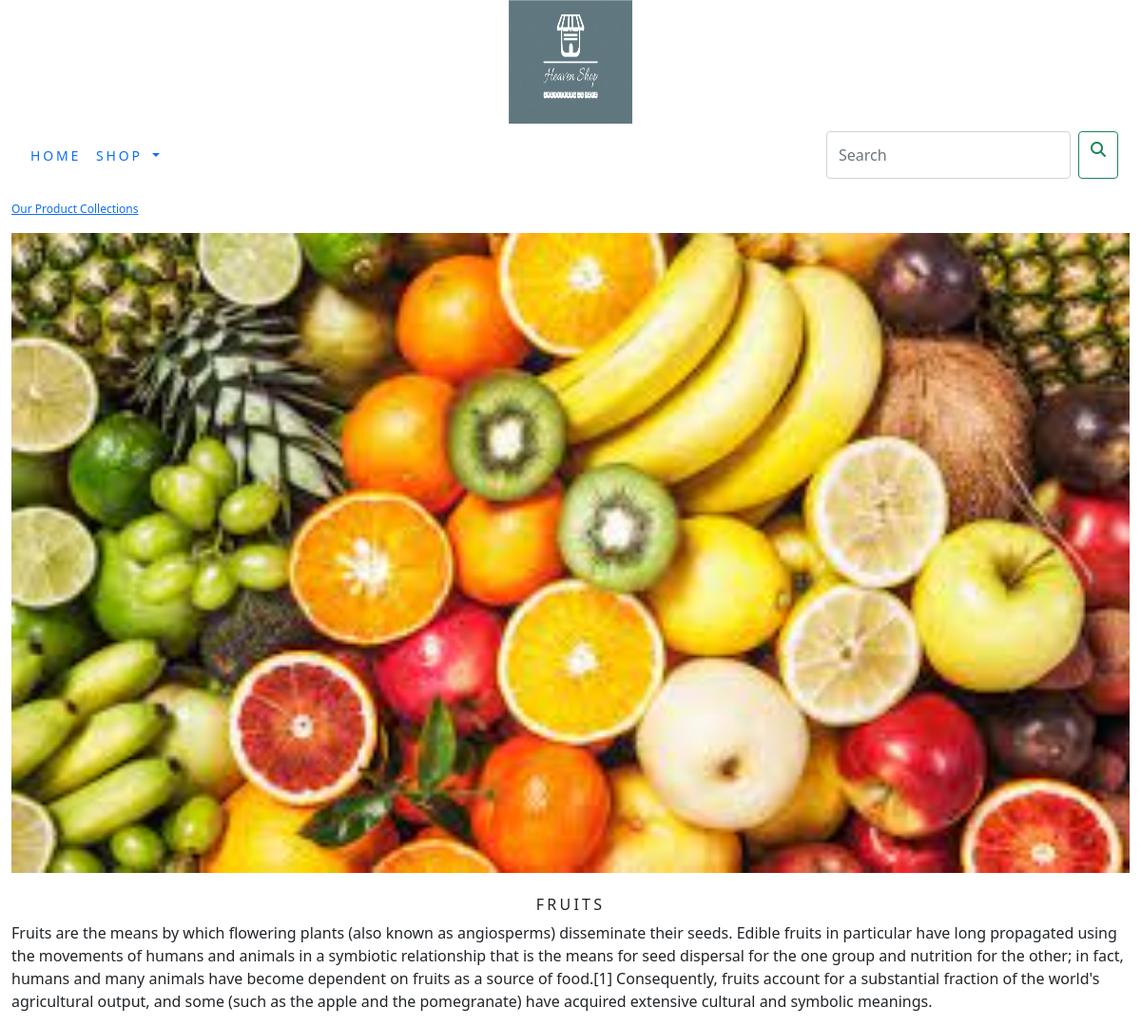
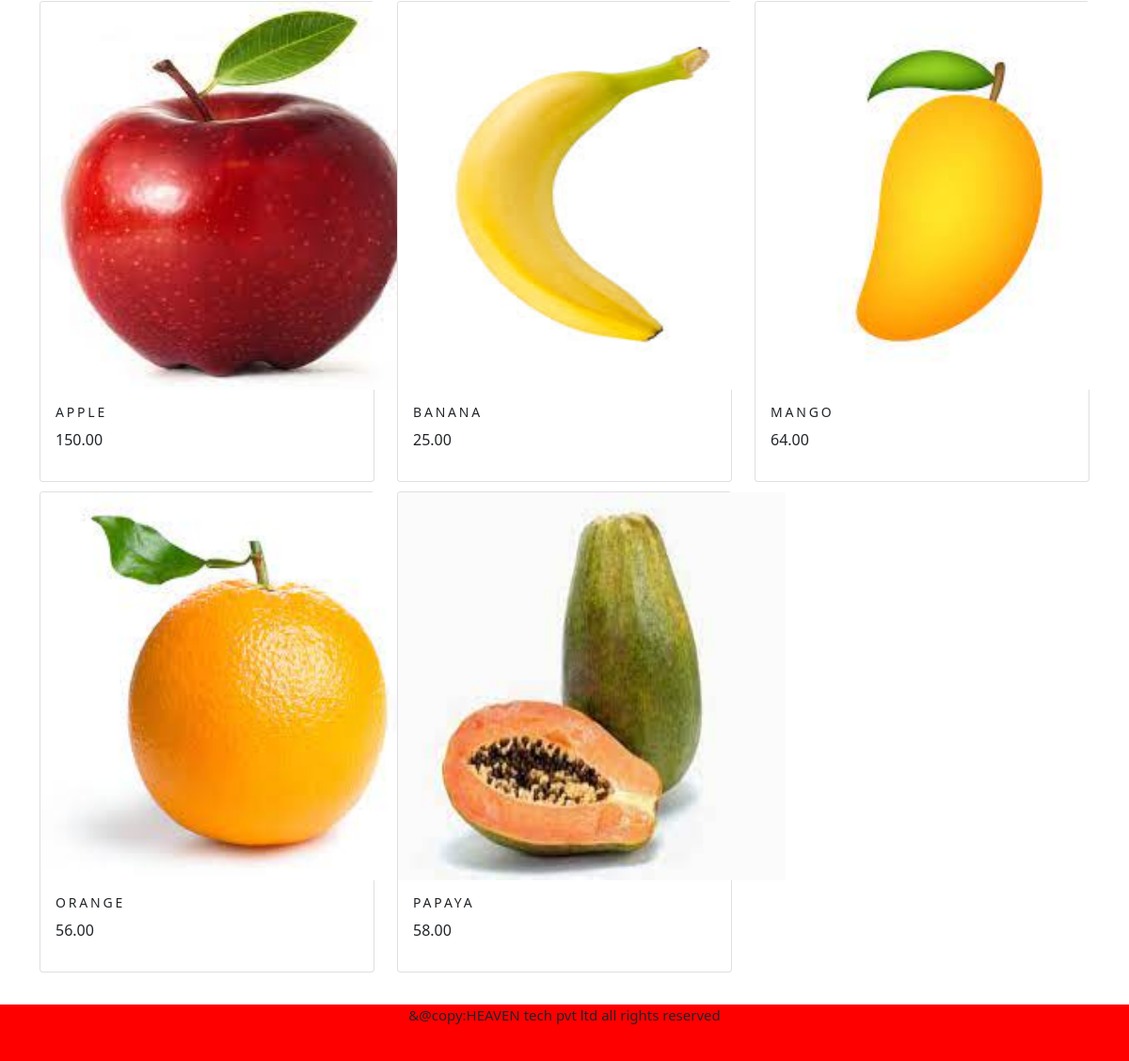
The app's page /shop/fruits/ with its own data (2 pictures, top to bottom).
### shop/models.py (models this page shows, shortened)
class Category(models.Model):
    name=models.CharField(max_length=250,unique=True)
    slug=models.SlugField(max_length=250,unique=True)
    description=models.TextField(blank=True)
    image=models.ImageField(upload_to='category',blank=True)
    class Meta:
        ordering=('name',)
        verbose_name='category'
        verbose_name_plural='categories'
    def get_url(self):
        return reverse('shop:products_by_category', args=[self.slug])

class Product(models.Model):
    name=models.CharField(max_length=250,unique=True)
    slug=models.SlugField(max_length=250,unique=True)
    description=models.TextField(blank=True)
    price=models.DecimalField(max_digits=10,decimal_places=2)
    category=models.ForeignKey(Category,on_delete=models.CASCADE)
    image=models.ImageField(upload_to='product',blank=True)
    stock=models.IntegerField()
    available=models.BooleanField(default=True)
    created=models.DateTimeField(auto_now_add=True)
    updated=models.DateTimeField(auto_now=True)
    def get_url(self):
        return reverse('shop:prodCatdetail',args=[self.category.slug,self.slug])
    class Meta:
        ordering = ('name',)
        verbose_name = 'product'
        verbose_name_plural = 'products'

### shop/views.py (the view)
# urls.py: path('',views.allProdCat,name='allProdCat'),
def allProdCat(request,c_slug=None):
    c_page=None
    products_list=None
    if c_slug!=None:
        c_page=get_object_or_404(Category,slug=c_slug)
        products_list=Product.objects.all().filter(category=c_page,available=True)
    else:
        products_list=Product.objects.all().filter(available=True)
    paginator=Paginator(products_list,6)
    try:
        page=int(request.GET.get('page','1'))
    except:
        page=1
    try:
        products=paginator.page(page)
    except (EmptyPage,InvalidPage):
        products=paginator.page(paginator.num_pages)
    return render(request,'category.html',{'category':c_page,'products':products})

### cart/context_processors.py (called while the page is built)
def counter(request):
    item_count=0
    if 'admin' in request.path:
        return {}
    else:
        try:
            cart=Cart.objects.filter(cart_id=_cart_id(request))
            cart_items=CartItem.objects.all().filter(cart=cart[:1])
            for cart_item in cart_items:
                item_count +=cart_item.quantity
        except Cart.DoesNotExist:
            item_count=0
    return dict(item_count=item_count)

### cart/views.py (called while the page is built)
def _cart_id(request):
    cart=request.session.session_key
    if not cart:
        cart=request.session.create()
    return cart

### shop/context_processors.py (called while the page is built)
def menu_links(request):
    links=Category.objects.all()
    return dict(links=links)

### templates/category.html (shortened to what this page needs)
{% extends 'base.html' %}
{% load static %}
{% block content %}
  {% if category %}
    <div>
      <div class="row my_row_class">
        <div class="mx_auto">
        <p><a href="{% url 'shop:allProdCat' %}">Our Product Collections</a> </p>
      </div>
        </div>
    </div>
  {% endif %}
<div class="mx_auto">
  {% if category %}
  <img class="my_image" src="{{category.image.url}}" alt="{{category.name}}">
</div>
<br>
<div>
  <h1 class="text-center my_title">
    {{category.name}}
  </h1>
  <p class="text-justify">
    {{category.description}}
  </p>
</div>
  {% endif %}
</div>
<div class="container">
  <div class="row mx_auto">
    {% for product in products.object_list %}
    <div class="my_bottom_margin col-9 col-sm-12 col-md-4 xol-lg-4">
      <div class="card text-cnter" style="min-width:18rem;">
        <a href="{{product.get_url}}"><img  class="card-img-top my_image" src="{{ product.image.url }}" alt="{{product.name}}" style="width:412px; height:412px;"> </a>
        <div class="card-body">
          <h4>{{product.name}}</h4>
          <p>{{product.price}}</p>
        </div>
      </div>
    </div>
    {% endfor %}
    <div class="mx_auto">
    </div><br>
  </div>
</div>
{% endblock %}

### templates/base.html (shortened to what this page needs)
{% load static %}
<!DOCTYPE html>
<html lang="en">
<head>
    <link rel="stylesheet" href="{% static 'css/custom.css' %}">
    <link href="{% static 'css/bootstrap.min.css' %}" rel="stylesheet">
    <link rel="stylesheet" href="https://cdnjs.cloudflare.com/ajax/libs/font-awesome/5.15.3/css/all.min.css">
</head>
<body>
<div class="container-fluid">
    {% include 'header.html' %}
    {% include 'navbar.html' %}
    {% block content %}
    {% endblock %}
{% include 'footer.html' %}
</body>
</html>

### templates/header.html (shortened to what this page needs)
{% load static %}
<header>
  <center>
      <img src="{% static 'img/logo.png' %}" alt="logoimage" height="130px" width="130px">
  </center>
</header>

### templates/navbar.html (shortened to what this page needs)
<nav class="navbar navbar-expand-lg bg-body-tertiary">
  <div class="container-fluid">
    <div class="collapse navbar-collapse" id="navbarSupportedContent">
      <ul class="navbar-nav me-auto mb-2 mb-lg-0">
        <li class="nav-item">
          <a class="nav-link active" aria-current="page" href="#">Home</a>
        </li>
        <li class="nav-item dropdown {% if 'shop' in request.path %} active {% endif %}">
          <a class="nav-link dropdown-toggle" href="#" role="button" data-bs-toggle="dropdown" aria-expanded="false">
            SHOP
          </a>
        </li>
      </ul>
      <form class="d-flex" role="search" action="{% url 'search_app:SearchResult' %}" method="get">
        <input class="form-control me-2" type="search" placeholder="Search" name="q" aria-label="Search">
        <button class="btn btn-outline-success" type="submit"><p class="fas fa-search"></p></button>
      </form>
    </div>
  </div>
</nav>

### templates/footer.html
<div class="footer navbar-fixed-bottom my_footer">
    <p class="text-center">
        &@copy:HEAVEN tech pvt ltd all rights reserved
    </p>
</div>

### static/css/custom.css (style rules this page uses)
body { font-family: 'Roboto', sans-serif; }
.nav-item { letter-spacing:.2em; font-size:14px; text-transform:uppercase; }
.my_footer { background-color:red; height:60px; }
.my_footer p { font-size:15px; padding-top:20px: }
.my_row_class { padding-top:15px; }
.my_row_class .mx_auto { color:#000; font-size:12px; }
.my_image { width:100%; height:auto; }
.my_title { font-size:16px; text-transform:uppercase; letter-spacing:.2em; }
.my_bottom_margin { margin-bottom:10px; }
.card-body h4 { font-size:14px; text-transform:uppercase; letter-spacing:.2em; }

### records on screen
Category: image (picture), name "FRUITS", description "Fruits are the means by which flowering plants (also known as angiosperms) disseminate their seeds. Edible fruits in particular have long propagated using the movements of humans and animals in a symbiotic relationship that is the means for seed dispersal for the one group and nutrition for the other; in fact, humans and many animals have become dependent on fruits as a source of food.[1] Consequently, fruits account for a substantial fraction of the world's agricultural output, and some (such as the apple and the pomegranate) have acquired extensive cultural and symbolic meanings."
Product: image (picture), name "APPLE", price "150.00"
Product: image (picture), name "BANANA", price "25.00"
Product: image (picture), name "MANGO", price "64.00"
Product: image (picture), name "ORANGE", price "56.00"
Product: image (picture), name "PAPAYA", price "58.00"
